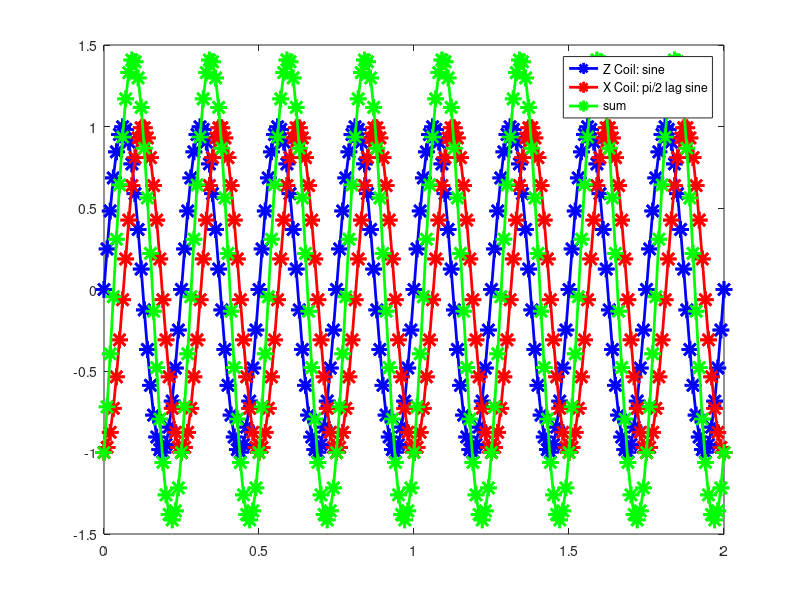
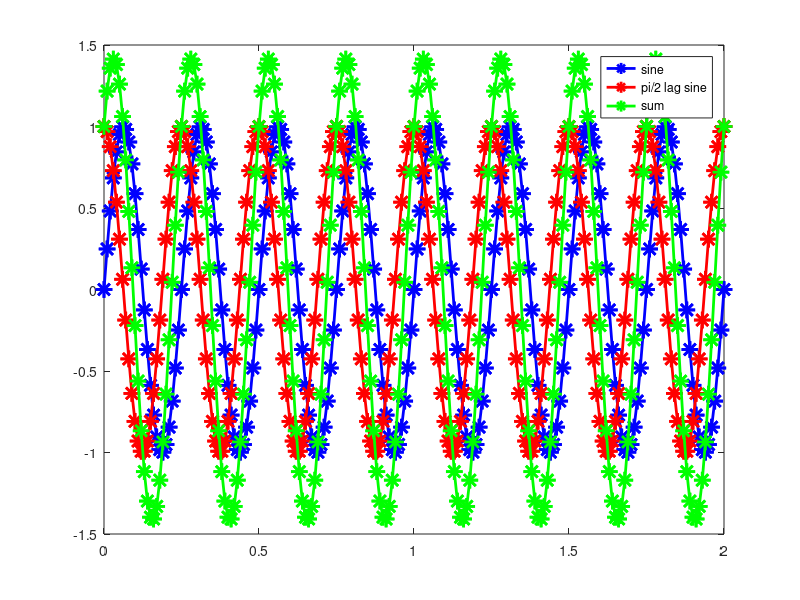

The MATLAB source for these figures, in order:
clear all;
amplitude = 1.0;

update_rate = 100; % update current through coils at 10 Hz (20 times per second)
dt = 1/update_rate; % time between samples

cycle_length = 2*pi; % sine wave has a cycle length of 2pi

wave_freq = 4; % sine wave frequency is 1 Hz = 1 cycle / sec

num_cycles = 2; %1 second; final time for 1 cycle/ 1 waveform.

% Need to scale sine wave such that 1 sine wave cycle will fit into the
% update rate of the coils (10 samples)
time = 0:1/update_rate:num_cycles;
num_iter = update_rate * num_cycles;
for i = 1:(update_rate * num_cycles)+1

%   % Multiply by 2*pi--now it'sone cycle per sample:
    buffer(i) = amplitude * sin(wave_freq*(2 * pi) * time(i)); 
%    
%   % Multiply by 1 samples per second--now it's 1 cycles per second:
   buffer2(i) = amplitude * sin(wave_freq * (2*pi) *time(i) - pi/2);
  % Divide by 10 samples per second--now it's 1 cycles per 1 samples, which is just what we needed:
%     buffer(i) = amplitude * sin(wave_freq * (2 * pi) * i / update_rate);
end

figure(1);clf;
for k = 1:size(buffer,2)
    plot(time(k),buffer(k),'-*b','MarkerSize',12,'LineWidth',2);hold on;
    plot(time(k),buffer2(k),'-*r','MarkerSize',12,'LineWidth',2);
    plot(time(k),buffer(k)+buffer2(k),'-*g','MarkerSize',12,'LineWidth',2);
    pause(dt)
end
plot(time,buffer,'-*b','MarkerSize',12,'LineWidth',2);hold on;
plot(time,buffer2,'-*r','MarkerSize',12,'LineWidth',2);
plot(time,buffer+buffer2,'-*g','MarkerSize',12,'LineWidth',2);
legend('Z Coil: sine','X Coil: pi/2 lag sine','sum')
hold off;
% Reverse sine wave for backward swimming

for i = 1:(update_rate * num_cycles)+1

%   % Multiply by 2*pi--now it'sone cycle per sample:
    buffer_bkwd(i) = amplitude * sin(wave_freq*(2 * pi) * time(i)); 
%    
%   % Multiply by 1 samples per second--now it's 1 cycles per second:
   buffer2_bkwd(i) = amplitude * sin(wave_freq * (2*pi) *time(i) -3*pi/2);
  % Divide by 10 samples per second--now it's 1 cycles per 1 samples, which is just what we needed:
%     buffer(i) = amplitude * sin(wave_freq * (2 * pi) * i / update_rate);
end


figure(2);clf;
for k = 1:size(buffer,2)
    plot(time(k),buffer_bkwd(k),'-*b','MarkerSize',12,'LineWidth',2);hold on;
    plot(time(k),buffer2_bkwd(k),'-*r','MarkerSize',12,'LineWidth',2);
    plot(time(k),buffer_bkwd(k)+buffer2_bkwd(k),'-*g','MarkerSize',12,'LineWidth',2);
    pause(dt)
end
plot(time,buffer_bkwd,'-*b','MarkerSize',12,'LineWidth',2);hold on;
plot(time,buffer2_bkwd,'-*r','MarkerSize',12,'LineWidth',2);
plot(time,buffer_bkwd+buffer2_bkwd,'-*g','MarkerSize',12,'LineWidth',2);
legend('sine','pi/2 lag sine','sum')




